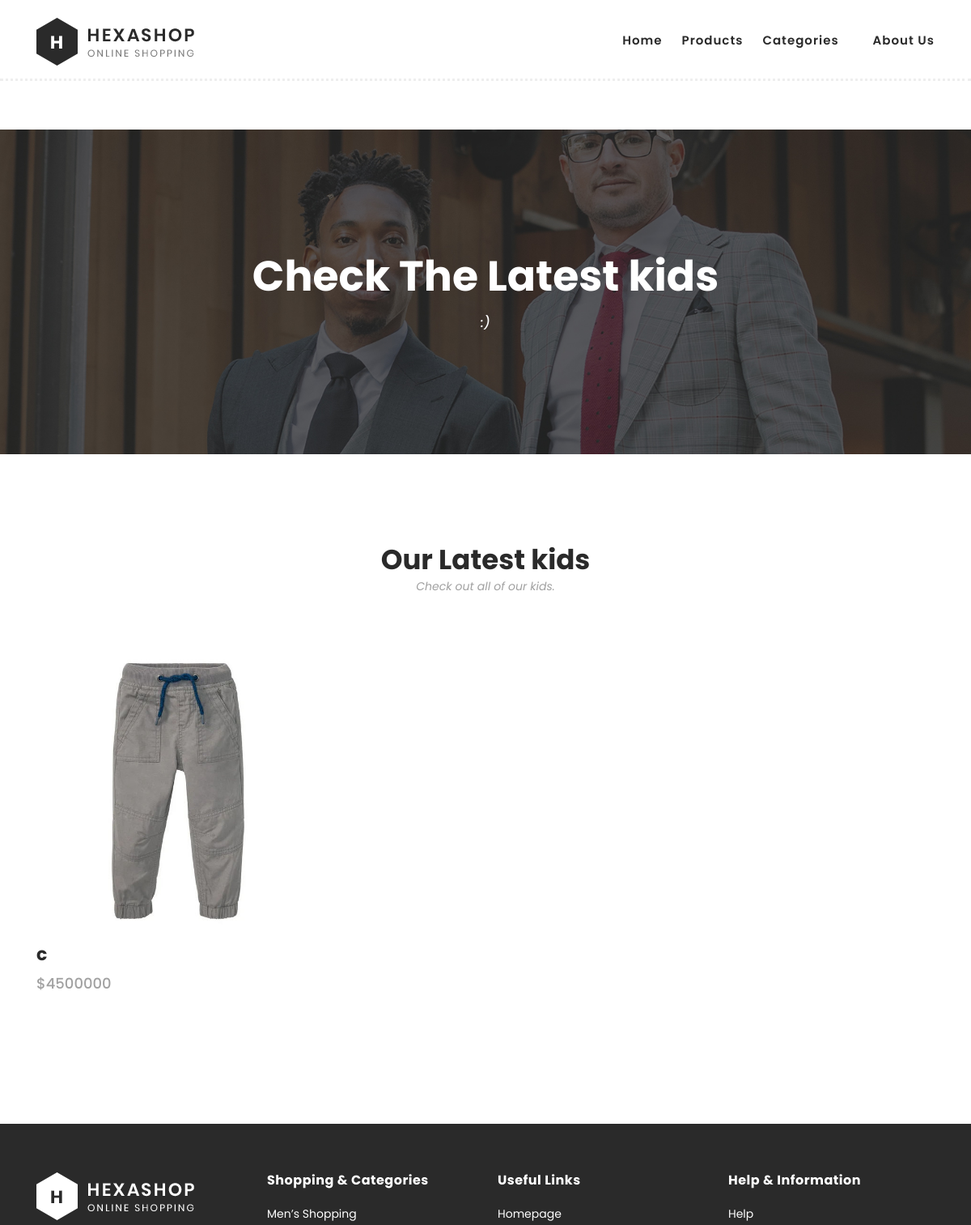
Before: /products/category/kids/ (upper part) with the older database file.
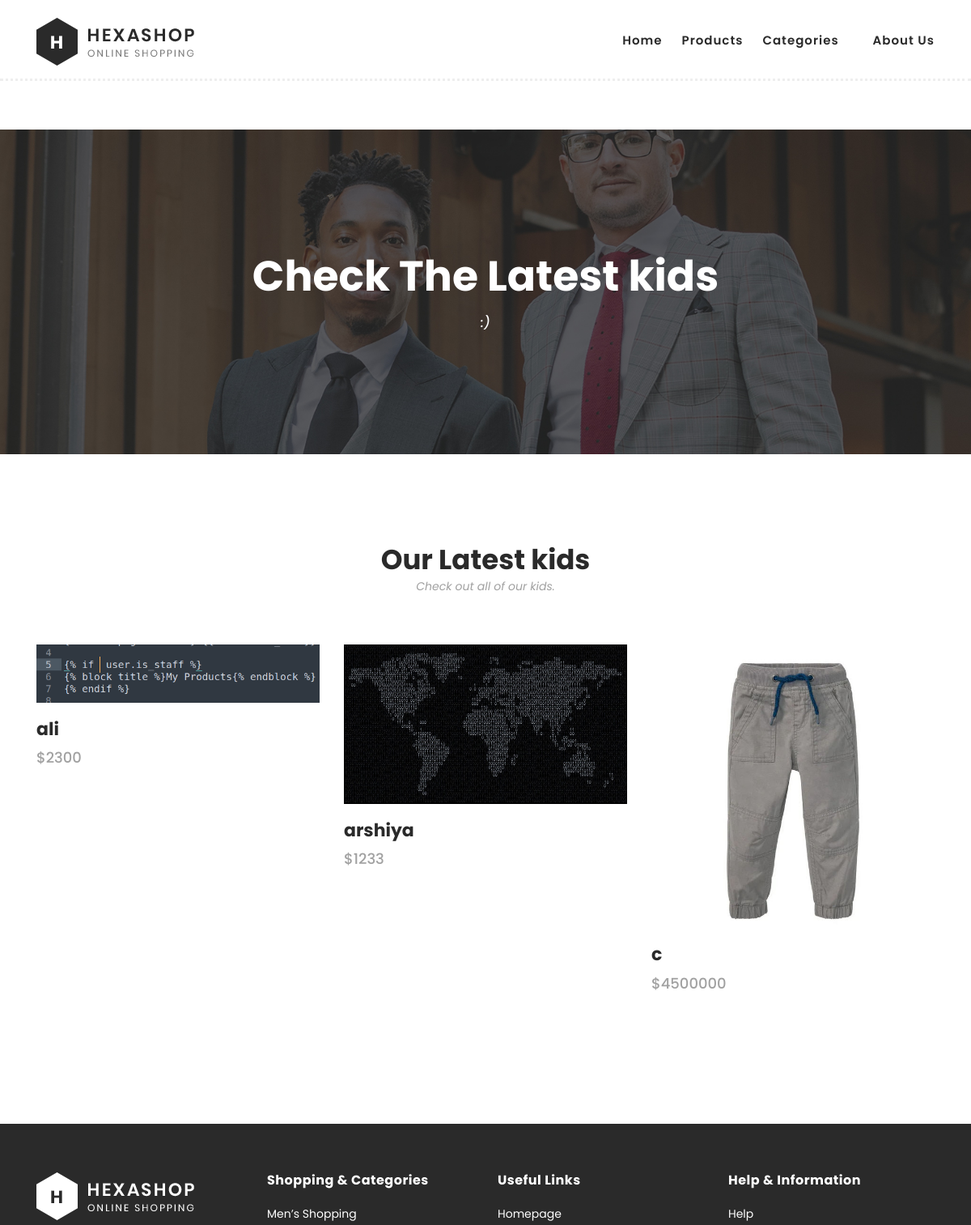
After: the same page with the newer database file.
### products/models.py (models this page shows, shortened)
class Product(models.Model):
    STATUS_CHOICES = (
        ('d' ,'draft'),
        ('p' , 'publish')
    )
    admin = models.ForeignKey(User , null=True , on_delete = models.SET_NULL , related_name='admin')
    title = models.CharField(max_length=50 , null=False , blank=False)
    slug = models.SlugField(max_length=50 , unique=True )
    description =models.TextField()
    categories = models.ManyToManyField('Category' , related_name='product' )
    price = models.BigIntegerField(null=True)
    image = models.ImageField(upload_to='products')
    created = models.DateTimeField(auto_now_add=True)
    status = models.CharField(max_length=1 , default='d' , choices=STATUS_CHOICES)
    stars = models.SmallIntegerField(default=0)
    class Meta:
        verbose_name = 'product'
        verbose_name_plural = 'products'
        ordering = ['-created']
    def Rstars(self):
        return range(self.stars)
    def get_thumbnail(self):
        return format_html(f"<img width='70' style='border-radius: 10px;' src='{self.image.url}'>")
    get_thumbnail.short_description = 'thumbnail'
    def cat_to_str(self):
        return ' , '.join([cat.title for cat in self.categories.published()])
    cat_to_str.short_description = 'categories'
    objects = ProductManager()

### products/views.py (the view)
# urls.py: path('category/<slug:slug>/' , CategoryProductList.as_view() , name = 'category_page'),
class CategoryProductList(ListView):
    paginate_by = 6
    template_name = 'products/categories.html'
    def get_queryset(self):
        global category
        slug = self.kwargs.get('slug')
        category = get_object_or_404(Category , status = True , slug=slug)
        return category.product.all()
    def get_context_data(self,**kwargs):
        context = super().get_context_data(**kwargs)
        context["categories"] = pcategories
        context["category"] = category
        return context

### products/models.py (called while the page is built)
    def __str__(self):
        return self.title

### templates/products/categories.html (shortened to what this page needs)
{% extends 'products/base.html' %}
{% load static %}
{% block main %}
    <header class="header-area header-sticky">
        <div class="container">
            <div class="row">
                <div class="col-12">
                    <nav class="main-nav">
                        <a href="index.html" class="logo">
                            <img src="{% static 'products/assets/images/logo.png' %}">
                        </a>
    <ul class="nav">
                            <li class="scroll-to-section"><a href="{% url 'products:home' %}" >Home</a></li>
                            <li class="scroll-to-section"><a href="{% url 'products:products' %}">Products</a></li>
                            <li class="submenu">
                                <a href="javascript:;">Categories</a>
                            </li>
                            <li class="scroll-to-section"><a href="index.html">About us</a></li>
                        </ul>
                    </nav>
                </div>
            </div>
        </div>
    </header>
    </head>
    <body>
    <div class="page-heading" id="top">
        <div class="container">
            <div class="row">
                <div class="col-lg-12">
                    <div class="inner-content">
                        <h2>Check The Latest {{ category }}</h2>
                        <span>:)</span>
                    </div>
                </div>
            </div>
        </div>
    </div>
    <section class="section" id="products">
        <div class="container">
            <div class="row">
                <div class="col-lg-12">
                    <div class="section-heading">
                        <h2>Our Latest {{ category }}</h2>
                        <span>Check out all of our {{ category }}.</span>
                    </div>
                </div>
            </div>
        </div>
        <div class="container">
            <div class="row">
            {% for product in object_list %}
                <div class="col-lg-4">
                    <div class="item">
                        <div class="thumb">
                            <a href="{% url 'products:single_product' product.slug %}"><img src="{{ product.image.url }}" alt=""></a>
                        </div>
                        <div class="down-content">
                            <h4>{{ product.title }}</h4>
                            <span>${{ product.price }}</span>
                            <ul class="stars">
                                {% for star in product.Rstars  %}
                                <li><i class="fa fa-star"></i></li>
                                {% endfor %}
                            </ul>
                        </div>
                    </div>
                </div>
                {% endfor %}
            <div class="col-lg-12">
                </div>
            </div>
        </div>
    </section>
{% endblock %}

Changed rows visible on the page:
added Product: image (picture), title "ali", price "2300", stars 3 (drawn)
added Product: image (picture), title "arshiya", price "1233", stars 3 (drawn)
